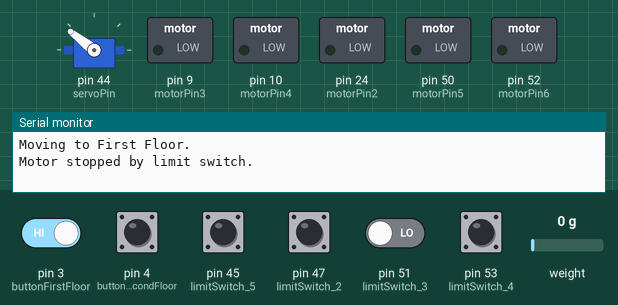
Bench run of a sketch on a simulated Arduino Mega 2560, built with avr-gcc and run on an emulated ATmega2560. Parts: servo, switched loads named in the sketch (green lamp = pin HIGH), the last lines printed to the serial monitor. Wiring (inferred from the names in the program): HX711 load-cell converter: data pin 2; SCK pin 26. The test bench sets the inputs (shaded band); at power-on: pin 3 (buttonFirstFloor), pin 4 (buttonSecondFloor) HIGH, pin 45 (limitSwitch_5), pin 47 (limitSwitch_2), pin 51 (limitSwitch_3), pin 53 (limitSwitch_4) LOW, weight on the scale 0 g.

Above: at 5.78 s.
5.8 s: pin 3 (buttonFirstFloor) driven LOW and pin 51 (limitSwitch_3) driven HIGH
At 10.3 s:
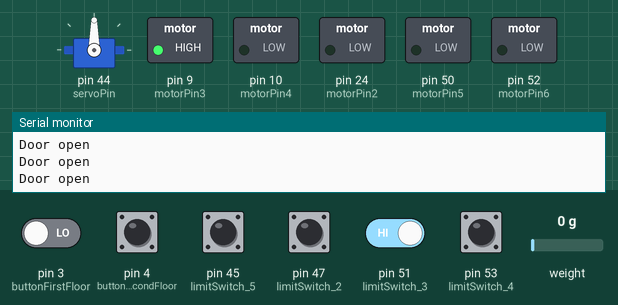
10.9 s: pin 51 (limitSwitch_3) driven LOW
At 20.4 s:
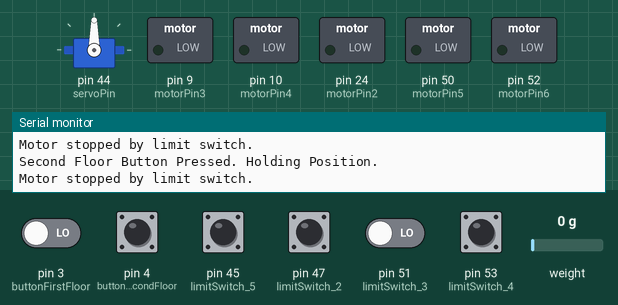
20.9 s: pin 45 (limitSwitch_5) pulled HIGH for 0.15 s
At 20.98 s:
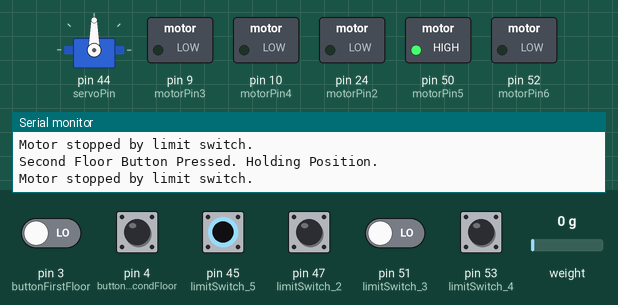
22.5 s: pin 4 (buttonSecondFloor) pulled LOW for 0.15 s
44.6 s: pin 4 (buttonSecondFloor) pulled LOW for 1 s
67.6 s: pin 45 (limitSwitch_5) pulled HIGH for 1 s
At 69.1 s:
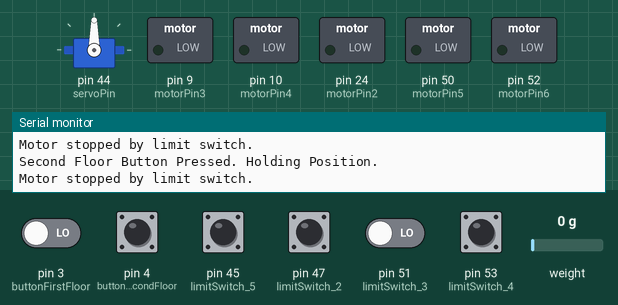
Timing chart, 0 to 70.6 s (numbered marks = the images above; inputs shaded):
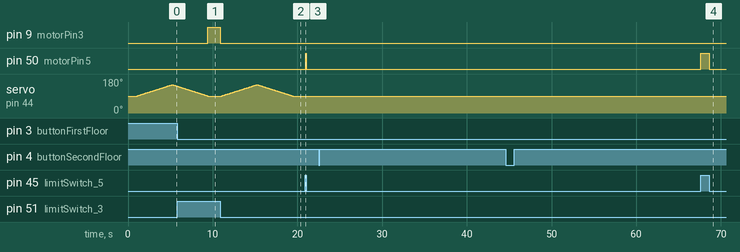

The sketch:

FULL_ELEVATOR_copy_20241222002952.ino
```cpp
// Converted from Flowcode C to Arduino IDE
// Target: Arduino with ATmega328P microcontroller
#include <Servo.h>
#include <Keypad.h>
#include "HX711.h"


// Global Variables
Servo myServo;
HX711 scale;

int servoPin = 44; // Servo connected to pin 9

int buttonGroundFloor = 2; // Ground Floor Button
int buttonFirstFloor = 3;  // First Floor Button
int buttonSecondFloor = 4; // Second Floor Button
const byte ROWS = 1; // Number of rows on the keypad
const byte COLS = 3; // Number of columns on the keypad
//motor 1 inputs
const int motorPin1 = 26;//52 // Motor control pin 1 (to L293D Input 1)
const int motorPin2 = 24; //50 // Motor control pin 2 (to L293D Input 2)
//motor 2 inputs
const int motorPin3 = 9;
const int motorPin4 = 10;
//motor 3 inputs
const int motorPin5 = 50;
const int motorPin6 = 52;
//FOR FLOOR 1
const int limitSwitch_1 = 6; // Start switch connected to pin 2
const int limitSwitch_2 = 47;  // Stop switch connected to pin 3
//FOR FLOOR 2
const int limitSwitch_3 = 51; // Start switch connected to pin 2
const int limitSwitch_4 = 53;  // Stop switch connected to pin 3
//FOR FLOOR 3
const int limitSwitch_5 = 45; // Start switch connected to pin 2
const int limitSwitch_6 = 43;  // Stop switch connected to pin 3

bool motorRunning = true;
float floor_0=0;
// Pin definitions
const int LOADCELL_DOUT_PIN = 40; // Data pin (DT)
const int LOADCELL_SCK_PIN = 38;  // Clock pin (SCK)

// Initialize HX711


char keys[ROWS][COLS] = {
  {'1', '2', '3'}
};
byte rowPins[ROWS] = {8}; // Connect rows to these Arduino pins
byte colPins[COLS] = {11, 12, 13}; // Connect columns to these Arduino pins

int currentState = 1; // Elevator starts at Ground Floor
int servoPosition = 90; // Servo's default position (neutral)
Keypad keypad = Keypad(makeKeymap(keys), rowPins, colPins, ROWS, COLS);

void setup() {

  // Initialize Servo
  myServo.attach(servoPin);
  myServo.write(servoPosition);

  // Initialize Buttons
  pinMode(buttonGroundFloor, INPUT_PULLUP);
  pinMode(buttonFirstFloor, INPUT_PULLUP);
  pinMode(buttonSecondFloor, INPUT_PULLUP);
    // Set motor pins as output
  pinMode(motorPin1, OUTPUT);
  pinMode(motorPin2, OUTPUT);
   // motor pins as output
  pinMode(motorPin3, OUTPUT);
  pinMode(motorPin4, OUTPUT);
     // motor pins as output
  pinMode(motorPin5, OUTPUT);
  pinMode(motorPin6, OUTPUT);


  // Set switch pins as input with pull-up resistors
  pinMode(limitSwitch_1, INPUT);
  pinMode(limitSwitch_2, INPUT);
    // Set switch pins as input with pull-up resistors
  pinMode(limitSwitch_3, INPUT);
  pinMode(limitSwitch_4, INPUT);
    // Set switch pins as input with pull-up resistors
  pinMode(limitSwitch_5, INPUT);
  pinMode(limitSwitch_6, INPUT);


  Serial.println("HX711 Weight Measurement");

  // Initialize the scale
  scale.begin(LOADCELL_DOUT_PIN, LOADCELL_SCK_PIN);

  // Calibration factor (adjust based on your calibration)
  scale.set_scale(2280.f); // Set the calibration factor
  scale.tare();            // Reset the scale to 0


  // Initialize Serial Monitor for Debugging
  Serial.begin(9600);
}

void loop() {
  // Read Button States
  bool groundFloorPressed = digitalRead(buttonGroundFloor);
  bool firstFloorPressed = digitalRead(buttonFirstFloor);
  bool secondFloorPressed = digitalRead(buttonSecondFloor);
  char key = keypad.getKey();
  //loadcell();


  // Elevator Logic
  switch (currentState) {
    case 1: // Ground Floor
      if (groundFloorPressed || key == '1') {
        Serial.println("Ground Floor Button Pressed. Holding Position.");
        //myServo.write(90); // Stay in position
        startMotor_1();
          // Check if the start switch is pressed


      }
      else if (firstFloorPressed || key == '2') {
        floor_0=1;
        Serial.println("Moving to First Floor.");
        startrevMotor_1();
        for(int i=90;i<150;i++){
          moveServo(i);
          //delay(0.01);
        }
        for(int i=150;i>90;i--){
          moveServo(i);
          //delay(0.01);
        }
        startMotor_2();
        moveServo(90); // Return to neutral
        currentState = 2;
      }
      else if (secondFloorPressed || key == '3') {
        floor_0=2;
        Serial.println("Moving to Second Floor.");
        startrevMotor_2();
        for(int i=90;i<150;i++){
          moveServo(i);
          //delay(0.02);
        }
        for(int i=150;i>90;i--){
          moveServo(i);
          //delay(0.02);
        }
        startMotor_3();
        moveServo(90); // Return to neutral
        currentState = 3;
      }
      break;

    case 2: // First Floor
      if (firstFloorPressed || key == '2') {
        Serial.println("First Floor Button Pressed. Holding Position.");
        //myServo.write(90); // Stay in position
        startMotor_2();
      }
      else if (groundFloorPressed || key == '1') {
        floor_0=0.75;
        Serial.println("Returning to Ground Floor.");
        startrevMotor_2();
        for(int i=90;i>20;i--){
          moveServo(i);
          //delay(0.01);
        }
        for(int i=20;i>90;i++){
          moveServo(i);
          //delay(0.01);
        }
        startMotor_1();
        moveServo(90); // Return to neutral
        currentState = 1;
      }
      else if (secondFloorPressed || key == '3') {
        floor_0=1;
        Serial.println("Moving to Second Floor.");
        startrevMotor_2();
        for(int i=90;i<150;i++){
          moveServo(i);
          //delay(0.01);
        }
        for(int i=150;i>90;i--){
          moveServo(i);
          //delay(0.01);
        }
        startMotor_3();
        moveServo(90); // Return to neutral
        currentState = 3;
      }
      break;

    case 3: // Second Floor
      if (secondFloorPressed || key == '3') {
        Serial.println("Second Floor Button Pressed. Holding Position.");
        //myServo.write(90); // Stay in position
        startMotor_3();
      }
      else if (groundFloorPressed || key == '1') {
        floor_0=1.1;
        Serial.println("Returning to Ground Floor.");
        startrevMotor_3();
        for(int i=90;i>20;i--){
          moveServo(i);
          //delay(0.02);
        }
        for(int i=20;i<90;i++){
          moveServo(i);
          //delay(0.02);
        }
        startMotor_1();
        moveServo(90); // Return to neutral
        currentState = 1;
      }
      else if (firstFloorPressed || key == '2') {
        floor_0=0.5;
        Serial.println("Returning to First Floor.");
        startrevMotor_3();
        for(int i=90;i>20;i--){
          moveServo(i);
          //delay(0.01);
        }
        for(int i=20;i<90;i++){
          moveServo(i);
          //delay(0.01);
        }
        startMotor_2();

        moveServo(90); // Return to neutral
        currentState = 2;
      }
      break;

    default:
      Serial.println("Error: Unknown State.");
      currentState = 1; // Reset to Ground Floor
      break;
  }
}

// Helper Function to Move Servo
void moveServo(int position) {
  myServo.write(position);
  delay(70*floor_0);
  myServo.write(90);
}

void startMotor_1() {
  // Rotate motor in one direction
  digitalWrite(motorPin1, HIGH);
  digitalWrite(motorPin2, LOW);
  while (digitalRead(limitSwitch_1) == HIGH) {
    // Wait until the limit switch is triggered
  }

  // Once the limit switch is triggered, stop the motor
  stopMotor_1();

  Serial.println("Motor stopped by limit switch.");
}

void startrevMotor_1(){
  digitalWrite(motorPin1,LOW);
  digitalWrite(motorPin2,HIGH);
  while (digitalRead(limitSwitch_2) == HIGH) {
    // Wait until the limit switch is triggered
  }

  // Once the limit switch is triggered, stop the motor
  stopMotor_1();

  Serial.println("Motor stopped by limit switch.");
}

void stopMotor_1() {
  // Stop the motor
  digitalWrite(motorPin1, LOW);
  digitalWrite(motorPin2, LOW);
}
void startMotor_2() {
  // Rotate motor in one direction
  digitalWrite(motorPin3, HIGH);
  digitalWrite(motorPin4, LOW);
  Serial.println(digitalRead(limitSwitch_3));
  while (digitalRead(limitSwitch_3) == HIGH) {
    Serial.println("Door open");
  }

  // Once the limit switch is triggered, stop the motor
  stopMotor_2();

  Serial.println("Motor stopped by limit switch.");
}

void startrevMotor_2(){
  digitalWrite(motorPin3, LOW);
  digitalWrite(motorPin4,HIGH);
  while (digitalRead(limitSwitch_4) == HIGH) {
   Serial.println("Door Close");
  }

  // Once the limit switch is triggered, stop the motor
  stopMotor_2();

  Serial.println("Motor stopped by limit switch.");
}

void stopMotor_2() {
  // Stop the motor
  digitalWrite(motorPin3, LOW);
  digitalWrite(motorPin4, LOW);
}
void startMotor_3() {
  // Rotate motor in one direction
  digitalWrite(motorPin5, HIGH);
  digitalWrite(motorPin6, LOW);
  while (digitalRead(limitSwitch_5) == HIGH) {
     Serial.println("Door open");
    // Wait until the limit switch is triggered
  }

  // Once the limit switch is triggered, stop the motor
  stopMotor_3();

  Serial.println("Motor stopped by limit switch.");
}
 //reversing the move of the motor
void startrevMotor_3(){
  digitalWrite(motorPin5, LOW);
  digitalWrite(motorPin6,HIGH);
  while (digitalRead(limitSwitch_6) == HIGH) {
    Serial.println("Door open");

    // Wait until the limit switch is triggered
  }

  // Once the limit switch is triggered, stop the motor
  stopMotor_3();

  Serial.println("Motor stopped by limit switch.");
}

void stopMotor_3() {
  // Stop the motor
  digitalWrite(motorPin5, LOW);
  digitalWrite(motorPin6, LOW);
}

// load cell code
void loadcell(){
  if (scale.is_ready()) {
    // Read the weight in grams
    float weight = scale.get_units(10); // Average of 10 readings
    Serial.print("Weight: ");
    Serial.print(weight, 2); // Print with two decimal places
    Serial.println(" g");
    while(weight>450){
      weight = scale.get_units(10);
      Serial.print("over weight");

    }
    Serial.print("weight is okey");

  } else {
    Serial.println("HX711 not found.");
  }

  delay(1000); // Wait for 1 second before next reading
}
```

Measured:
- after the input at 5.8 s, pin 9 (motorPin3): LOW → HIGH after 3.6 s
- after the input at 10.9 s, pin 9 (motorPin3): HIGH → LOW at once; servo on pin 44 (servoPin): rises from 90° to 150° in 4.1 s, then falls to 90° in 4.2 s
- after the input at 20.9 s, pin 50 (motorPin5): LOW → HIGH after 0.08 s, → LOW 0.08 s later
- after the input at 67.6 s, pin 50 (motorPin5): LOW → HIGH at once, → LOW 0.97 s later
